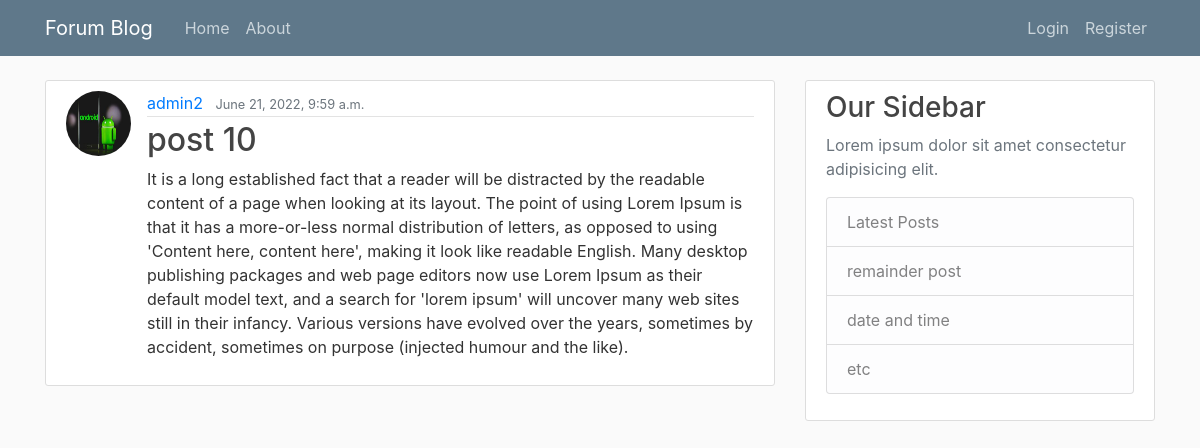
Screenshot of /post/11/ with the database file from the repository.
### blog/models.py (models this page shows, shortened)
class Post(models.Model):
    title =  models.CharField(max_length=1000, null=True, blank=True)
    content = models.TextField(null=True, blank=True)
    date_post = models.DateTimeField(auto_now_add=True,  null=True, blank=True)
    author = models.ForeignKey(User, on_delete=models.CASCADE,  null=True, blank=True)

### user/models.py (models this page shows, shortened)
class Profile(models.Model):
    user = models.OneToOneField(User, on_delete=models.CASCADE, null=True, blank=True)
    name = models.CharField(max_length=255, null = True, blank= False)
    about = models.CharField(max_length=1000, null = True, blank= False)
    location = models.CharField(max_length=255, null = True, blank= False)
    image = models.ImageField(default='nophoto.jpg', upload_to = 'avater/', null = True, blank= False)

### blog/views.py (the view)
# urls.py: path('post/<pk>/', PostDetailView.as_view(), name='post-detail'),
class PostDetailView(DetailView):
    model = Post

### blog/templates/blog/post_detail.html (shortened to what this page needs)
{% extends "blog/base.html" %}
{% block content %}
<article class="media content-section">
    <img class="rounded-circle article-img" src="{{ object.author.profile.image.url }}">
    <div class="media-body">
        <div class="article-metadata">
        <a class="mr-2" href="#">{{ object.author }}</a>
        <small class="text-muted">{{ object.date_post}}</small>
        </div>
        <h2 class="article-title"> {{ object.title }}</h2>
        <p class="article-content">{{ object.content }}</p>
    </div>
</article>
{% endblock content %}

### blog/static/blog/main.css (style rules this page uses)
body { background: #fafafa; color: #333333; margin-top: 5rem; }
h1, h2, h3, h4, h5, h6 { color: #444444; }
.content-section { background: #ffffff; padding: 10px 20px; border: 1px solid #dddddd; border-radius: 3px; margin-bottom: 20px; }
.article-title { color: #444444; }
.article-content { white-space: pre-line; }
.article-img { height: 65px; width: 65px; margin-right: 16px; }
.article-metadata { padding-bottom: 1px; margin-bottom: 4px; border-bottom: 1px solid #e3e3e3 }

### rows the page displays
Post: author.profile.image (picture), author "admin2", date_post "June 21, 2022, 9:59 a.m.", title "post 10", content "It is a long established fact that a reader will be distracted by the readable content of a page when looking at its layout. The point of using Lorem Ipsum is that it has a more-or-less normal distribution of letters, as opposed to using 'Content here, content here', making it look like readable English. Many desktop publishing packages and web page editors now use Lorem Ipsum as their default model text, and a search for 'lorem ipsum' will uncover many web sites still in their infancy. Various versions have evolved over the years, sometimes by accident, sometimes on purpose (injected humour and the like)."
